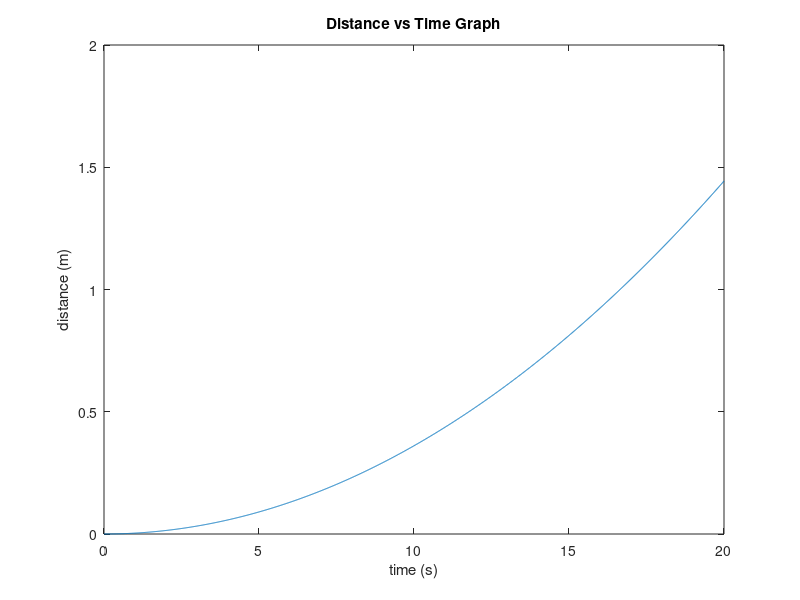

Write the MATLAB code that produced this figure.
% define the variables;
% m = total mass of disk and axles
% r = radius
% Io = moment of inertia about point o
% theta = ramp slope angle
% g = gravity
% a = acceleration
m = 11.6;
r = 0.01;
Io = 0.1237;
pi = 3.141592654;
theta = 4.5*2*pi/360;
g = 9.81;
a = (m*g*sin(theta)*r^2)/(Io);
% time range from 1 to 20 seconds;
for i = 1:2001
time(i)=(i-1)/100;
x(i)=0.5*a*time(i)^2;
end
plot(time,x)
xlabel('time (s)')
ylabel('distance (m)')
title('Distance vs Time Graph')
